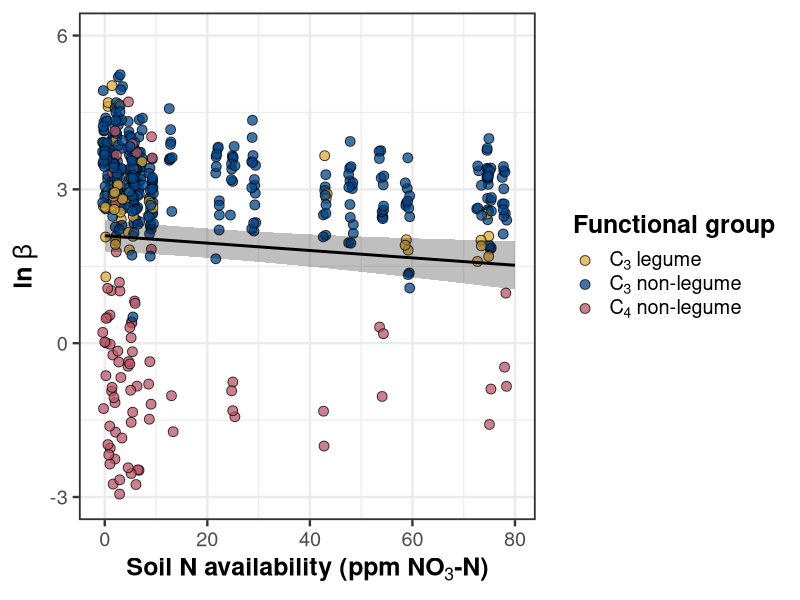
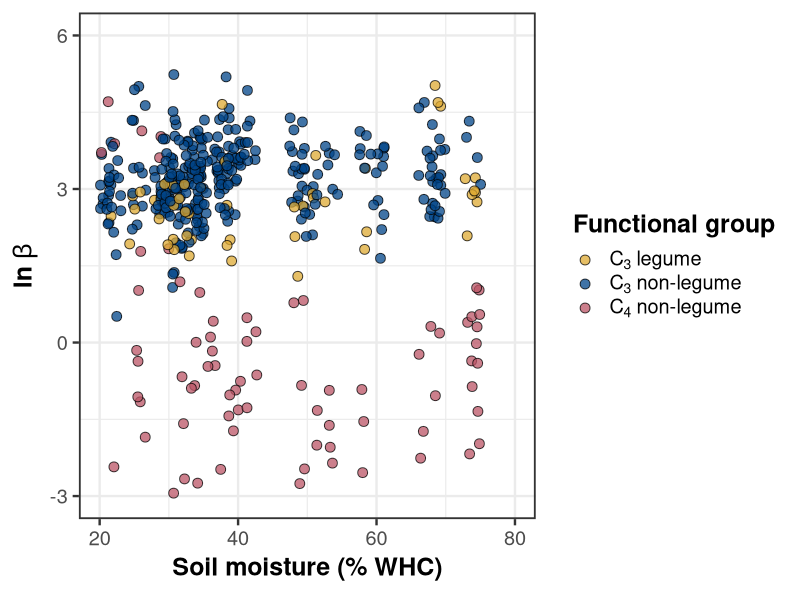
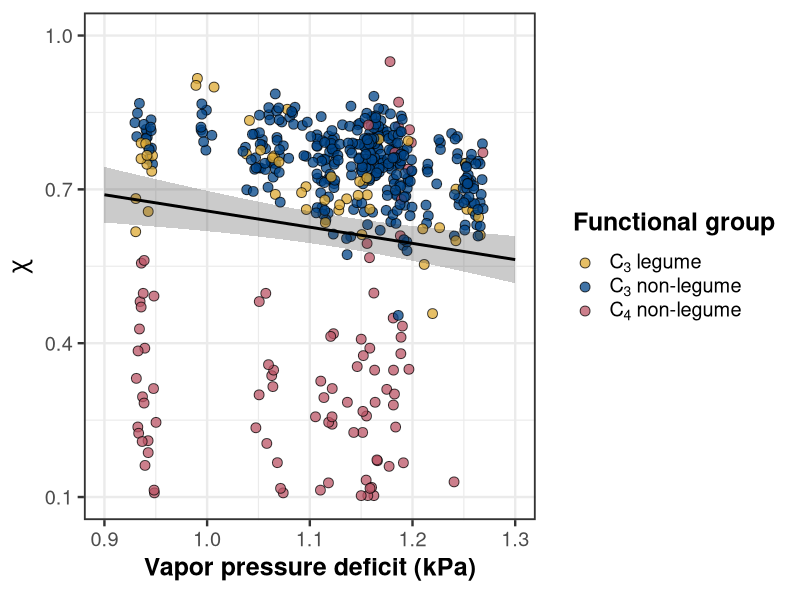
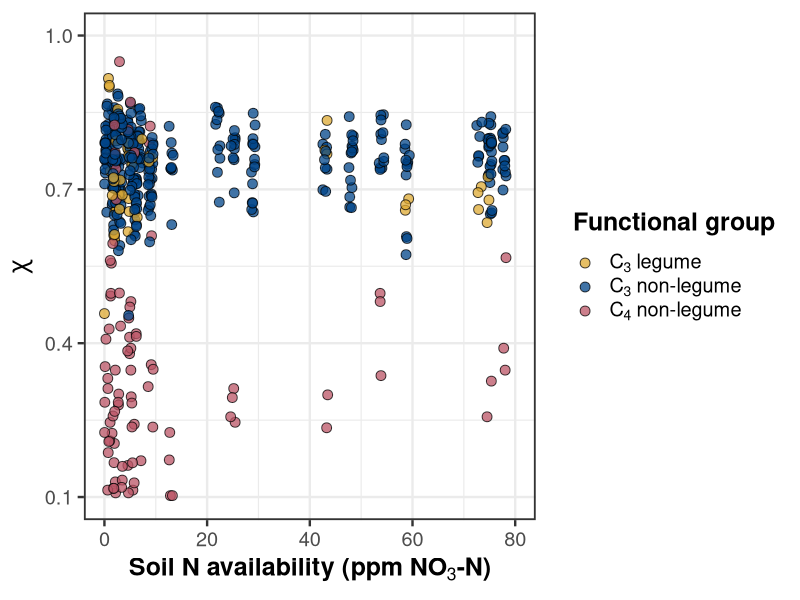
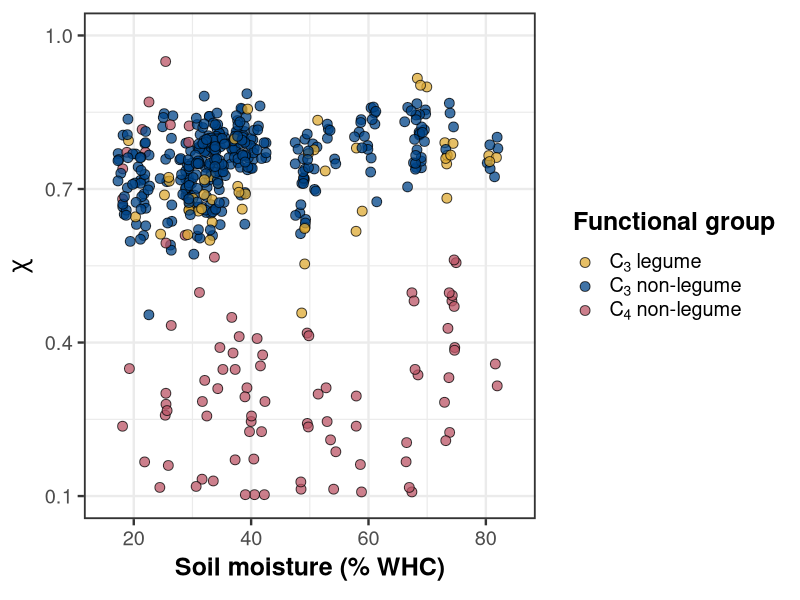
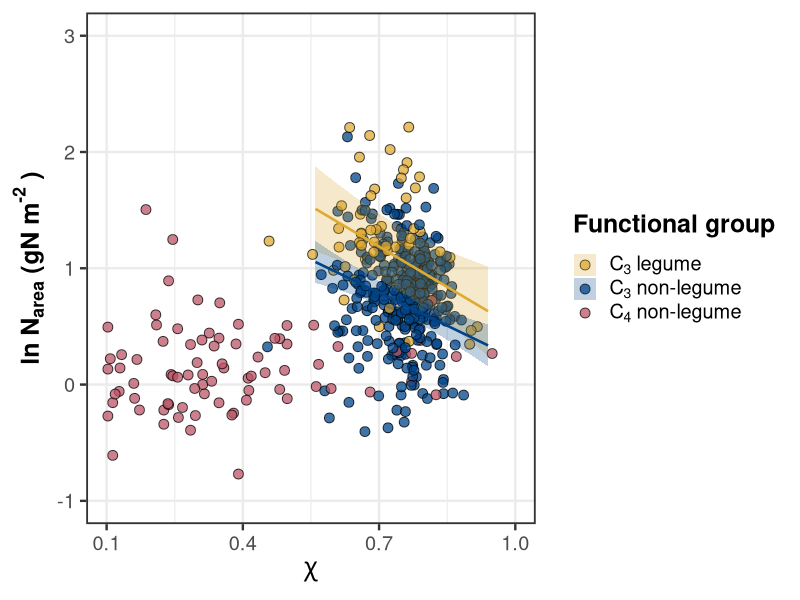
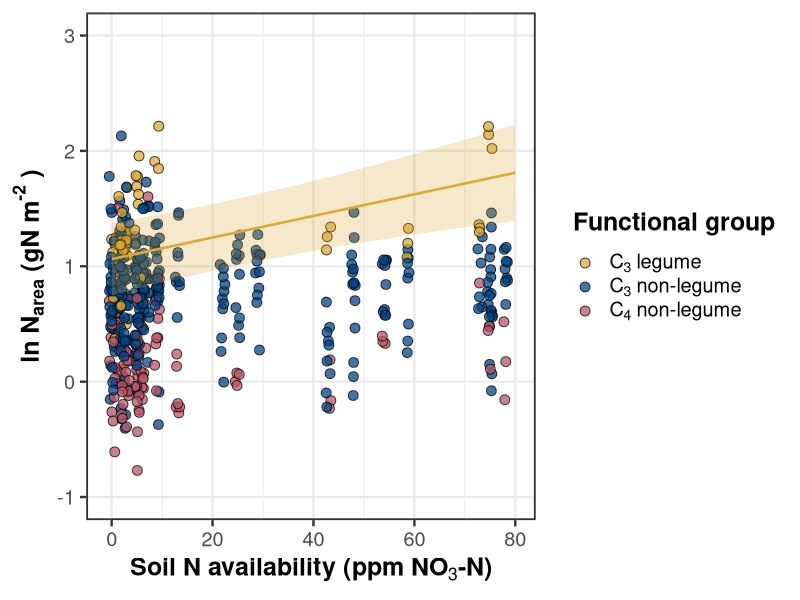
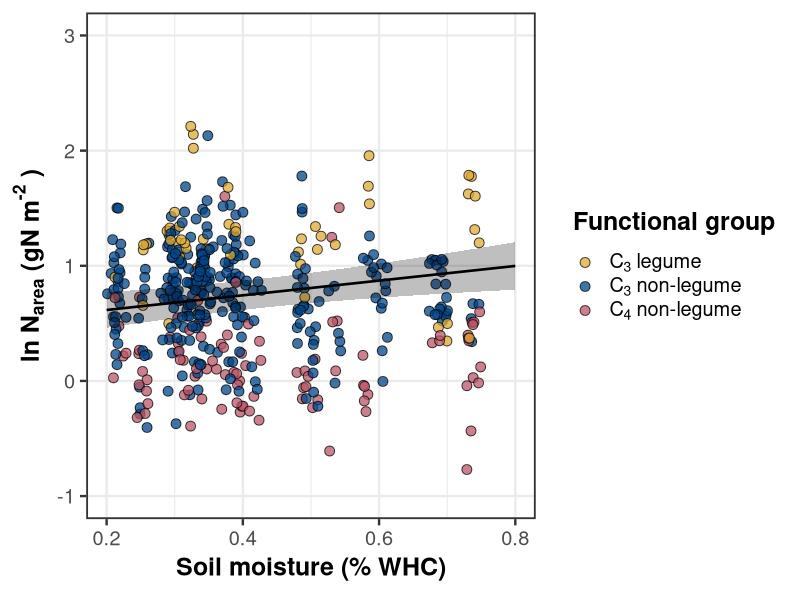

Generate these figures, in order, with R:
##########################################################################
## Load libraries and import data
##########################################################################
# Libraries
library(lme4)
library(emmeans)
library(tidyverse)
library(ggpubr)

# Turn off digit rounding in emmean args
emm_options(opt.digits = FALSE)

# Load compiled datasheet
df <- read.csv("../data_sheets/TXeco_compiled_datasheet2.csv",
               na.strings = c("NA", "NaN")) %>%
  filter(site != "Bell_2020_05" & 
           site != "Russel_2020_01") %>%
  mutate(pft = ifelse(pft == "c4_graminoid", 
                      "c4_nonlegume",
                      ifelse(pft == "c3_graminoid" | pft == "c3_forb" | pft == "c3_shrub",
                             "c3_nonlegume", 
                             ifelse(pft == "legume", 
                                    "c3_legume", 
                                    NA))))

## Add colorblind friendly palette
cbbPalette <- c("#0077BB", "#33BBEE", "#009988", "#EE7733", "#CC3311")
cbbPalette2 <- c("#CC3311", "#EE7733", "#009988", "#33BBEE", "#0077BB")
cbbPalette3 <- c("#DDAA33", "#004488", "#BB5566")

## Figure out sample sizes within each pft class
length(df$pft[df$pft == "c3_legume"])
length(df$pft[df$pft == "c3_nonlegume"])
length(df$pft[df$pft == "c4_nonlegume"])

## Convert VPD from hPa (PRISM units) to kPa (standard)
df$vpd4 <- df$vpd4 / 10

## Remove outliers from statistical models
df$narea[df$narea > 10] <- NA
df$n.leaf[c(509)] <- NA
df$marea[df$marea > 1000] <- NA

## Add general models
beta <- lmer(log(beta) ~ wn90_perc * soil.no3n * pft + (1 | NCRS.code), data = df)
chi <- lmer(chi ~ (vpd4+ (wn90_perc * soil.no3n)) * pft + 
              (1 | NCRS.code), data = df)
narea <- lmer(log(narea) ~ (chi + (soil.no3n * wn90_perc)) * pft + (1 | NCRS.code),
              data = df)
nmass <- lmer(log(n.leaf) ~ (chi + (soil.no3n * wn90_perc)) * pft + (1 | NCRS.code),
              data = df)
marea <- lmer(log(marea) ~ (chi + (soil.no3n * wn90_perc)) * pft + (1 | NCRS.code),
              data = df)

##########################################################################
## Beta - soil N
##########################################################################
test(emtrends(beta, ~pft, "soil.no3n"))

beta.no3n.pft <- data.frame(emmeans(beta, ~1, "soil.no3n",
                                    at = list(soil.no3n = seq(0,80,1))))

## Plot
beta.no3n <- ggplot(data = subset(df, !is.na(pft)), 
                        aes(x = soil.no3n, y = log(beta))) +
   geom_jitter(aes(fill = pft),
               width = 0.5, size = 3, alpha = 0.75, shape = 21) +
  geom_ribbon(data = beta.no3n.pft, 
              aes(x = soil.no3n, y = emmean, ymin = lower.CL, 
                  ymax = upper.CL), fill = "black", alpha = 0.25) +
  geom_line(data = beta.no3n.pft, aes(x = soil.no3n, y = emmean), 
            size = 1, color = "black") +
  scale_fill_manual(values = c(cbbPalette3), 
                    labels = c(expression("C"[3]~"legume"),
                               expression("C"[3]~"non-legume"),
                               expression("C"[4]~"non-legume"))) +
  scale_linetype_manual(values = c("dashed", "solid")) +
  scale_x_continuous(limits = c(-1, 80), breaks = seq(0, 80, 20)) +
  scale_y_continuous(limits = c(-3, 6), breaks = seq(-3, 6, 3)) +
  labs(x = expression(bold("Soil N availability (ppm NO"[3]*"-N)")),
       y = expression(bold(ln~beta)),
       fill = "Functional group") +
  theme_bw(base_size = 18) +
  theme(legend.text.align = 0,
        panel.border = element_rect(size = 1.25),
        legend.title = element_text(face = "bold")) +
  guides(color = "none")
beta.no3n

##########################################################################
## Beta - soil moisture
##########################################################################
test(emtrends(beta, ~pft, "wn90_perc"))

beta.sm.pft <- data.frame(emmeans(beta, ~pft, "wn90_perc",
                                    at = list(wn90_perc = seq(0,1,0.01))))

beta.sm <- data.frame(emmeans(beta, ~1, "wn90_perc",
                                at = list(wn90_perc = seq(0,1,0.01)))) %>%
  dplyr::select(pft = X1, everything()) %>%
  full_join(beta.sm.pft) %>%
  mutate(linetype = ifelse(pft == "c4_nonlegume", "solid", "dashed"))

# Plot
beta.h2o <- ggplot(data = subset(df, !is.na(pft)), 
                       aes(x = wn90_perc, y = log(beta))) +
  geom_jitter(aes(fill = pft),
              width = 0.01, size = 3, alpha = 0.75, shape = 21) +
  # geom_ribbon(data = subset(beta.sm, pft != "overall"),
  #             aes(x = wn2_perc, y = emmean, ymin = lower.CL,
  #                 ymax = upper.CL, fill = pft),
  #             alpha = 0.3) +
  # geom_line(data = subset(beta.sm, pft != "overall"),
  #           aes(x = wn2_perc, y = emmean, linetype = linetype, color = pft),
  #           size = 1) +
  scale_fill_manual(values = c(cbbPalette3), 
                    labels = c(expression("C"[3]~"legume"),
                               expression("C"[3]~"non-legume"),
                               expression("C"[4]~"non-legume"))) +
  scale_color_manual(values = c(cbbPalette3), 
                     labels = c(expression("C"[3]~"legume"),
                                expression("C"[3]~"non-legume"),
                                expression("C"[4]~"non-legume"))) +
  scale_x_continuous(limits = c(0.2, 0.8), breaks = seq(0.2, 0.8, 0.2),
                     labels = c(20, 40, 60, 80)) +
  scale_y_continuous(limits = c(-3, 6), breaks = seq(-3, 6, 3)) +
  labs(x = expression(bold("Soil moisture (% WHC)")),
       y = expression(bold(ln~beta)),
       fill = "Functional group",
       color = "Functional group") +
  guides(linetype = "none") +
  theme_bw(base_size = 18) +
  theme(legend.text.align = 0,
        panel.border = element_rect(size = 1.25),
        legend.title = element_text(face = "bold"))
beta.h2o

##########################################################################
## Write beta plot
##########################################################################
# Write plot
png("../working_drafts/figs/TXeco_fig2_beta.png",
    width = 12, height = 4.5, units = 'in', res = 600)
ggarrange(beta.no3n, beta.h2o,
          nrow = 1, ncol = 2, common.legend = TRUE, legend = "right", 
          align = "hv", labels = c("(a)", "(b)"), font.label = list(size = 18))

dev.off()

##########################################################################
## Chi - VPD
##########################################################################
test(emtrends(chi, ~pft, "vpd4"))

chi.vpd.pft <- data.frame(emmeans(chi, ~1, "vpd4",
                                  at = list(vpd4 = seq(0.9,1.3,0.01))))

chi.vpd <- ggplot(data = df, aes(x = vpd4, y = chi)) +
  geom_jitter(aes(fill = pft),
              width = 0.01, size = 3, alpha = 0.75, shape = 21) +
  geom_ribbon(data = chi.vpd.pft, 
              aes(x = vpd4, y = emmean, ymin = lower.CL, 
                  ymax = upper.CL), alpha = 0.25) +
  geom_line(data = chi.vpd.pft, aes(x = vpd4, y = emmean), 
            size = 1, color = "black") +
  scale_fill_manual(values = c(cbbPalette3), 
                    labels = c(expression("C"[3]~"legume"),
                               expression("C"[3]~"non-legume"),
                               expression("C"[4]~"non-legume"))) +
  scale_x_continuous(limits = c(0.9, 1.3), breaks = seq(0.9, 1.3, 0.1)) +
  scale_y_continuous(limits = c(0.1, 1), breaks = seq(0.1, 1, 0.3)) +
  labs(x = expression(bold("Vapor pressure deficit (kPa)")),
       y = expression(bold(chi)),
       fill = expression(bold("Functional group"))) +
  guides(color = "none") +
  theme_bw(base_size = 18) +
  theme(legend.text.align = 0,
        panel.border = element_rect(size = 1.25))
chi.vpd

##########################################################################
## Chi - soil N
##########################################################################
test(emtrends(chi, ~pft, "soil.no3n"))

chi.no3n.pft <- data.frame(emmeans(chi, ~pft, "soil.no3n",
                                  at = list(soil.no3n = seq(0,80,1)))) %>%
  filter(pft == "c4_nonlegume")

chi.no3n <- ggplot(data = df, aes(x = soil.no3n, y = chi)) +
  geom_jitter(aes(fill = pft),
              width = 0.5, size = 3, alpha = 0.75, shape = 21) +
  scale_fill_manual(values = c(cbbPalette3), 
                    labels = c(expression("C"[3]~"legume"),
                               expression("C"[3]~"non-legume"),
                               expression("C"[4]~"non-legume"))) +
  scale_linetype_manual(values = c("dashed", "solid")) +
  scale_x_continuous(limits = c(0, 80), breaks = seq(0, 80, 20)) +
  scale_y_continuous(limits = c(0.1, 1), breaks = seq(0.1, 1, 0.3)) +
  labs(x = expression(bold("Soil N availability (ppm NO"[3]*"-N)")),
       y = expression(bold(chi)),
       fill = expression(bold("Functional group")),
       color = expression(bold("Functional group"))) +
  guides(linetype = "none") +
  theme_bw(base_size = 18) +
  theme(legend.text.align = 0,
        panel.border = element_rect(size = 1.25))
chi.no3n

##########################################################################
## Chi - Soil moisture
##########################################################################
test(emtrends(chi, ~pft, "wn90_perc"))

chi.sm.pft <- data.frame(emmeans(chi, ~pft, "wn90_perc",
                                   at = list(wn90_perc = seq(0.2, 0.8, 0.01))))  %>%
  filter(pft == "c4_nonlegume")

chi.sm <- ggplot(data = df, aes(x = wn90_perc, y = chi)) +
  geom_jitter(aes(fill = pft),
              width = 0.01, size = 3, alpha = 0.75, shape = 21) +
  scale_fill_manual(values = c(cbbPalette3), 
                    labels = c(expression("C"[3]~"legume"),
                               expression("C"[3]~"non-legume"),
                               expression("C"[4]~"non-legume"))) +
  scale_x_continuous(limits = c(0.15, 0.85), breaks = seq(0.2, 0.8, 0.2),
                     labels = c(20, 40, 60, 80)) +
  scale_y_continuous(limits = c(0.1, 1), breaks = seq(0.1, 1, 0.3)) +
  scale_linetype_manual(values = c("dashed", "solid")) +
  labs(x = expression(bold("Soil moisture (% WHC)")),
       y = expression(bold(chi)),
       fill = expression(bold("Functional group")),
       color = expression(bold("Functional group"))) +
  guides(linetype = "none") +
  theme_bw(base_size = 18) +
  theme(legend.text.align = 0,
        panel.border = element_rect(size = 1.25))
chi.sm

##########################################################################
## Write chi plot
##########################################################################
png("../working_drafts/figs/TXeco_fig3_chi.png",
    width = 12.2, height = 9.2, units = 'in', res = 600)
ggarrange(chi.vpd, chi.sm, chi.no3n,
          nrow = 2, ncol = 2, common.legend = TRUE, legend = "right", 
          align = "hv", labels = c("(a)", "(b)", "(c)"), 
          font.label = list(size = 18))
dev.off()

##########################################################################
## Narea - chi
##########################################################################
test(emtrends(narea, ~pft, "chi"))
car::Anova(narea)

narea.chi.pft <- data.frame(emmeans(narea, ~pft, "chi",
                                     at = list(chi = seq(0.1, 1, 0.01)))) %>%
  filter(pft != "c4_nonlegume")


narea.chi.legume <- subset(narea.chi.pft, pft == "c3_legume" & chi > 0.55 & chi < 0.95)
narea.chi.c3non <- subset(narea.chi.pft, pft == "c3_nonlegume" & chi > 0.55 & chi < 0.95)


narea.chi.pft.cleaned <- narea.chi.legume %>%
  full_join(narea.chi.c3non) 

narea.chi <- ggplot(data = subset(df, !is.na(pft)), 
                         aes(x = chi, y = log(narea))) +
  geom_point(aes(fill = pft),
             size = 3, alpha = 0.75, shape = 21) +
  geom_ribbon(data = narea.chi.pft.cleaned, 
              aes(x = chi, y = emmean, ymin = lower.CL, ymax = upper.CL,
                  fill = pft), 
              alpha = 0.25) +
  geom_line(data = narea.chi.pft.cleaned,
            aes(x = chi, y = emmean, 
                color = factor(pft, levels = c("c3_legume", "c3_nonlegume",
                                               "c4_nonlegume"))),
            size = 0.9) +
  scale_fill_manual(values = c(cbbPalette3), 
                    labels = c(expression("C"[3]~"legume"),
                               expression("C"[3]~"non-legume"),
                               expression("C"[4]~"non-legume"))) +
  scale_color_manual(values = c(cbbPalette3), 
                     labels = c(expression("C"[3]~"legume"),
                                expression("C"[3]~"non-legume"))) +
  scale_x_continuous(limits = c(0.1, 1), breaks = seq(0.1, 1, 0.3)) +
  scale_y_continuous(limits = c(-1, 3), breaks = seq(-1, 3, 1)) +
  scale_linetype_manual(values = c("dashed", "solid")) +
  labs(x = expression(bold(chi)),
       y = expression(bold(ln*" N"["area"]*" (gN m"^"-2"~")")),
       fill = expression(bold("Functional group")),
       color = expression(bold("Functional group"))) +
  theme_bw(base_size = 18) +
  theme(legend.text.align = 0,
        panel.border = element_rect(size = 1.25),
        panel.grid.minor.y = element_blank()) +
  guides(color = "none")
narea.chi

##########################################################################
## Narea - soil N
##########################################################################
test(emtrends(narea, ~pft, "soil.no3n"))
car::Anova(narea)

narea.no3n.pft <- data.frame(emmeans(narea, ~pft, "soil.no3n",
                                    at = list(soil.no3n = seq(0, 80, 1)))) %>%
  filter(pft == "c3_legume")
  

narea.no3n <- ggplot(data = subset(df, !is.na(pft)), 
                        aes(x = soil.no3n, y = log(narea),
                            fill = pft)) +
  geom_jitter(width = 0.5, size = 3, alpha = 0.75, shape = 21) +
  geom_ribbon(data = narea.no3n.pft, 
              aes(x = soil.no3n, y = emmean, ymin = lower.CL, ymax = upper.CL), 
              alpha = 0.25, fill = "#DDAA33") +
  geom_line(data = narea.no3n.pft,
            aes(x = soil.no3n, y = emmean),
            size = 0.9, color = "#DDAA33") +
  scale_fill_manual(values = c(cbbPalette3), 
                    labels = c(expression("C"[3]~"legume"),
                               expression("C"[3]~"non-legume"),
                               expression("C"[4]~"non-legume"))) +
  scale_x_continuous(limits = c(-1, 80), breaks = seq(0, 80, 20)) +
  scale_y_continuous(limits = c(-1, 3), breaks = seq(-1, 3, 1)) +
  labs(x = expression(bold("Soil N availability (ppm NO"[3]*"-N)")),
       y = expression(bold(ln*" N"["area"]*" (gN m"^"-2"~")")),
       fill = expression(bold("Functional group"))) +
  theme_bw(base_size = 18) +
  theme(legend.text.align = 0,
        panel.border = element_rect(size = 1.25),
        panel.grid.minor.y = element_blank())
narea.no3n

##########################################################################
## Narea - soil moisture
##########################################################################
test(emtrends(narea, ~pft, "wn90_perc"))
car::Anova(narea)

narea.sm.pft <- data.frame(emmeans(narea, ~1, "wn90_perc",
                                     at = list(wn90_perc = seq(0.2, 0.8, 0.01))))

narea.sm <- ggplot(data = subset(df, !is.na(pft)), 
                   aes(x = wn90_perc, y = log(narea))) +
  geom_jitter(aes(fill = pft),
              width = 0.01, size = 3, alpha = 0.75, shape = 21) +
  geom_ribbon(data = narea.sm.pft, 
              aes(x = wn90_perc, y = emmean, ymin = lower.CL, ymax = upper.CL), 
              alpha = 0.25, fill = "black") +
  geom_line(data = narea.sm.pft,
            aes(x = wn90_perc, y = emmean),
            size = 0.9, color = "black") +
  scale_fill_manual(values = c(cbbPalette3), 
                    labels = c(expression("C"[3]~"legume"),
                               expression("C"[3]~"non-legume"),
                               expression("C"[4]~"non-legume"))) +
  scale_x_continuous(limits = c(0.2, 0.8), breaks = seq(0.2, 0.8, 0.2)) +
  scale_y_continuous(limits = c(-1, 3), breaks = seq(-1, 3, 1)) +
  labs(x = expression(bold("Soil moisture (% WHC)")),
       y = expression(bold(ln*" N"["area"]*" (gN m"^"-2"~")")),
       fill = expression(bold("Functional group"))) +
  theme_bw(base_size = 18) +
  theme(legend.text.align = 0,
        panel.border = element_rect(size = 1.25),
        panel.grid.minor.y = element_blank())
narea.sm

##########################################################################
## Nmass - chi
##########################################################################
test(emtrends(nmass, ~pft, "chi"))

nmass.chi.pft <- data.frame(emmeans(nmass, ~pft, "chi",
                                    at = list(chi = seq(0.2, 1, 0.01)))) %>%
  mutate(linetype = ifelse(pft == "c3_nonlegume","solid", "dashed"))



nmass.chi <- ggplot(data = subset(df, !is.na(pft)), 
                         aes(x = chi, y = log(n.leaf))) +
  geom_point(aes(fill = pft),
             size = 3, alpha = 0.75, shape = 21) +
  scale_fill_manual(values = c(cbbPalette3), 
                    labels = c(expression("C"[3]~"legume"),
                               expression("C"[3]~"non-legume"),
                               expression("C"[4]~"non-legume"))) +
  scale_x_continuous(limits = c(0.2, 1), breaks = seq(0.2, 1, 0.2)) +
  scale_y_continuous(limits = c(-1, 2), breaks = seq(-1, 2, 1)) +
  labs(x = expression(bold(chi)),
       y = expression(bold(ln*" N"["mass"]*" (gN g"^"-1"~")")),
       fill = expression(bold("Functional group")),
       color = expression(bold("Functional group"))) +
  theme_bw(base_size = 18) +
  theme(legend.text.align = 0,
        panel.border = element_rect(size = 1.25),
        panel.grid.minor.y = element_blank()) +
guides(linetype = "none")
nmass.chi

##########################################################################
## Nmass - soil N
##########################################################################
nmass.no3n.ind <- data.frame(emmeans(nmass, ~1, "soil.no3n",
                                 at = list(soil.no3n = seq(0, 80, 1)))) %>%
  dplyr::select(pft = X1, everything())

nmass.no3n <- ggplot(data = subset(df, !is.na(pft)), 
                         aes(x = soil.no3n, y = log(n.leaf))) +
  geom_jitter(aes(fill = pft),
              width = 0.5, size = 3, alpha = 0.7, shape = 21) +
  geom_ribbon(data = nmass.no3n.ind,
              aes(x = soil.no3n, y = emmean, 
                  ymin = lower.CL, ymax = upper.CL), 
              alpha = 0.25) +
  geom_line(data = nmass.no3n.ind,
            aes(x = soil.no3n, y = emmean),
            size = 0.9, color = "black") +
  scale_fill_manual(values = c(cbbPalette3), 
                    labels = c(expression("C"[3]~"legume"),
                               expression("C"[3]~"non-legume"),
                               expression("C"[4]~"non-legume"))) +
  scale_color_manual(values = c(cbbPalette3), 
                     labels = c(expression("C"[3]~"legume"),
                                expression("C"[3]~"non-legume"),
                                expression("C"[4]~"non-legume"))) +
  scale_x_continuous(limits = c(-1, 80), breaks = seq(0, 80, 20)) +
  scale_y_continuous(limits = c(-1, 2), breaks = seq(-1, 2, 1)) +
  labs(x = expression(bold("Soil N availability (ppm NO"[3]*"-N)")),
       y = expression(bold(ln*" N"["mass"]*" (gN g"^"-1"~")")),
       fill = expression(bold("Functional group"))) +
  theme_bw(base_size = 18) +
  theme(legend.text.align = 0,
        panel.border = element_rect(size = 1.25),
        panel.grid.minor.y = element_blank())
nmass.no3n

##########################################################################
## Nmass - soil moisture
##########################################################################
nmass.sm.ind <- data.frame(emmeans(nmass, ~1, "wn90_perc",
                                     at = list(wn90_perc = seq(0.2, 0.8, 0.01)))) %>%
  dplyr::select(pft = X1, everything())

nmass.sm <- ggplot(data = subset(df, !is.na(pft)), 
                     aes(x = wn90_perc, y = log(n.leaf))) +
  geom_jitter(aes(fill = pft),
              width = 0.025, size = 3, alpha = 0.7, shape = 21) +
  geom_ribbon(data = nmass.sm.ind,
              aes(x = wn90_perc, y = emmean, 
                  ymin = lower.CL, ymax = upper.CL), 
              alpha = 0.25) +
  geom_line(data = nmass.sm.ind,
            aes(x = wn90_perc, y = emmean),
            size = 0.9, color = "black") +
  scale_fill_manual(values = c(cbbPalette3), 
                    labels = c(expression("C"[3]~"legume"),
                               expression("C"[3]~"non-legume"),
                               expression("C"[4]~"non-legume"))) +
  scale_color_manual(values = c(cbbPalette3), 
                     labels = c(expression("C"[3]~"legume"),
                                expression("C"[3]~"non-legume"),
                                expression("C"[4]~"non-legume"))) +
  scale_x_continuous(limits = c(0.2, 0.8), breaks = seq(0.2, 0.8, 0.2)) +
  scale_y_continuous(limits = c(-1, 2), breaks = seq(-1, 2, 1)) +
  labs(x = expression(bold("Soil moisture (% WHC)")),
       y = expression(bold(ln*" N"["mass"]*" (gN g"^"-1"~")")),
       fill = expression(bold("Functional group"))) +
  theme_bw(base_size = 18) +
  theme(legend.text.align = 0,
        panel.border = element_rect(size = 1.25),
        panel.grid.minor.y = element_blank())
nmass.sm


##########################################################################
## Marea - chi
##########################################################################
test(emtrends(marea, ~pft, "chi"))

marea.chi.pft <- data.frame(emmeans(marea, ~pft, "chi",
                                    at = list(chi = seq(0.1, 1, 0.01)))) %>%
  filter(pft != "c4_nonlegume")


marea.chi.legume <- subset(marea.chi.pft, pft == "c3_legume" & chi > 0.55 & chi < 0.95)
marea.chi.c3non <- subset(marea.chi.pft, pft == "c3_nonlegume" & chi > 0.55 & chi < 0.95)

marea.chi.pft.cleaned <- marea.chi.legume %>%
  full_join(marea.chi.c3non)


marea.chi <- ggplot(data = subset(df, !is.na(pft)), 
                         aes(x = chi, y = log(marea))) +
  geom_point(aes(fill = pft),
             size = 3, alpha = 0.75, shape = 21) +
  geom_ribbon(data = marea.chi.pft.cleaned,
              aes(x = chi, y = emmean, 
                  ymin = lower.CL, ymax = upper.CL, fill = pft), 
              alpha = 0.25) +
  geom_line(data = marea.chi.pft.cleaned,
            aes(x = chi, y = emmean, color = pft),
            size = 0.9) +
  scale_fill_manual(values = c(cbbPalette3), 
                    labels = c(expression("C"[3]~"legume"),
                               expression("C"[3]~"non-legume"),
                               expression("C"[4]~"non-legume"))) +
  scale_color_manual(values = c(cbbPalette3), 
                     labels = c(expression("C"[3]~"legume"),
                                expression("C"[3]~"non-legume"))) +
  scale_linetype_manual(values = c("dashed", "solid")) +
  scale_x_continuous(limits = c(0.1, 1), breaks = seq(0.1, 1, 0.3)) +
  scale_y_continuous(limits = c(3, 7), breaks = seq(3, 7, 1)) +
  labs(x = expression(bold(chi)),
       y = expression(bold(ln*" M"["area"]*" (g m"^"-2"~")")),
       fill = expression(bold("Functional group"))) +
  theme_bw(base_size = 18) +
  theme(legend.text.align = 0,
        panel.border = element_rect(size = 1.25),
        panel.grid.minor.y = element_blank()) +
  guides(color = "none")
marea.chi

##########################################################################
## Marea - soil N
##########################################################################
test(emtrends(marea, ~pft, "soil.no3n"))
car::Anova(marea)

marea.no3n.ind <- data.frame(emmeans(marea, ~pft, "soil.no3n",
                                 at = list(soil.no3n = seq(0, 80, 1))))

marea.no3n <- ggplot(data = subset(df, !is.na(pft)), 
                     aes(x = soil.no3n, y = log(marea))) +
  geom_jitter(aes(fill = pft),
              width = 0.5, size = 3, alpha = 0.7, shape = 21) +
  geom_ribbon(data = marea.no3n.ind,
              aes(x = soil.no3n, y = emmean, 
                  ymin = lower.CL, ymax = upper.CL, fill = pft), 
              alpha = 0.25) +
  geom_line(data = marea.no3n.ind,
            aes(x = soil.no3n, y = emmean, 
                color = factor(pft, levels = c("c3_legume", "c3_nonlegume",
                                               "c4_nonlegume"))),
            size = 0.9) +
  scale_fill_manual(values = c(cbbPalette3), 
                    labels = c(expression("C"[3]~"legume"),
                               expression("C"[3]~"non-legume"),
                               expression("C"[4]~"non-legume"))) +
  scale_color_manual(values = c(cbbPalette3), 
                     labels = c(expression("C"[3]~"legume"),
                                expression("C"[3]~"non-legume"),
                                expression("C"[4]~"non-legume"))) +
  scale_linetype_manual(values = c("dashed", "solid")) +
  scale_x_continuous(limits = c(-1, 80), breaks = seq(0, 80, 20)) +
  scale_y_continuous(limits = c(3, 7), breaks = seq(3, 7, 1)) +
  labs(x = expression(bold("Soil N availability (ppm NO"[3]*"-N)")),
       y = expression(bold(ln*" M"["area"]*" (g m"^"-2"~")")),
       fill = expression(bold("Functional group")),
       color = expression(bold("Functional group"))) +
  theme_bw(base_size = 18) +
  theme(legend.text.align = 0,
        panel.border = element_rect(size = 1.25),
        panel.grid.minor.y = element_blank()) +
  guides(linetype = "none")
marea.no3n

##########################################################################
## Marea - soil moisture
##########################################################################
test(emtrends(marea, ~pft, "wn90_perc"))
car::Anova(marea)

marea.sm.ind <- data.frame(emmeans(marea, ~1, "wn90_perc",
                                     at = list(wn90_perc = seq(0, 1, 0.01))))

marea.sm <- ggplot(data = subset(df, !is.na(pft)), 
                     aes(x = wn90_perc, y = log(marea))) +
  geom_jitter(aes(fill = pft),
              width = 0.01, size = 3, alpha = 0.7, shape = 21) +
  scale_fill_manual(values = c(cbbPalette3), 
                    labels = c(expression("C"[3]~"legume"),
                               expression("C"[3]~"non-legume"),
                               expression("C"[4]~"non-legume"))) +
  scale_x_continuous(limits = c(0.2, 0.8), breaks = seq(0.2, 0.8, 0.2)) +
  scale_y_continuous(limits = c(3, 7), breaks = seq(3, 7, 1)) +
  labs(x = expression(bold("Soil moisture (% WHC)")),
       y = expression(bold(ln*" M"["area"]*" (g m"^"-2"~")")),
       fill = expression(bold("Functional group")),
       color = expression(bold("Functional group"))) +
  theme_bw(base_size = 18) +
  theme(legend.text.align = 0,
        panel.border = element_rect(size = 1.25),
        panel.grid.minor.y = element_blank()) +
  guides(linetype = "none")

marea.sm

##########################################################################
## Create Narea plots
##########################################################################
png("../working_drafts/figs/TXeco_fig4_narea.png",
    height = 12, width = 16, units = 'in', res = 600)
ggarrange(narea.chi, nmass.chi, marea.chi,
          narea.no3n, nmass.no3n, marea.no3n,
          narea.sm, nmass.sm, marea.sm,
          ncol = 3, nrow = 3, common.legend = TRUE, legend = "right", 
          align = "hv", labels = c("(a)", "(b)", "(c)", "(d)", "(e)",
                                   "(f)", "(g)", "(h)", "(i)"), 
          font.label = list(size = 18))
dev.off()
